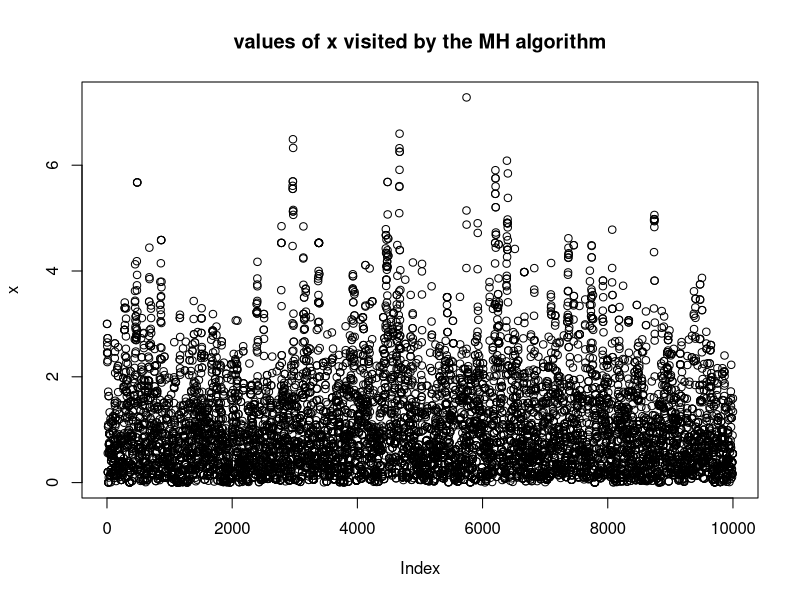
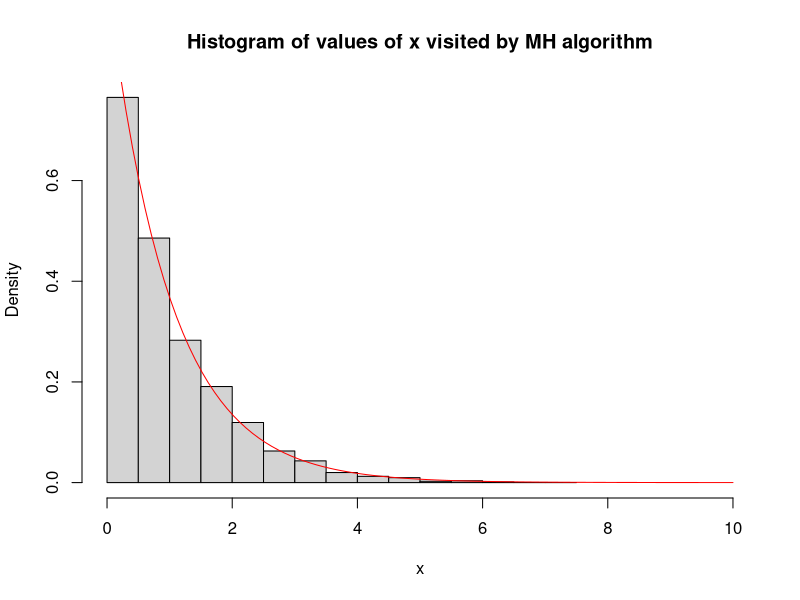
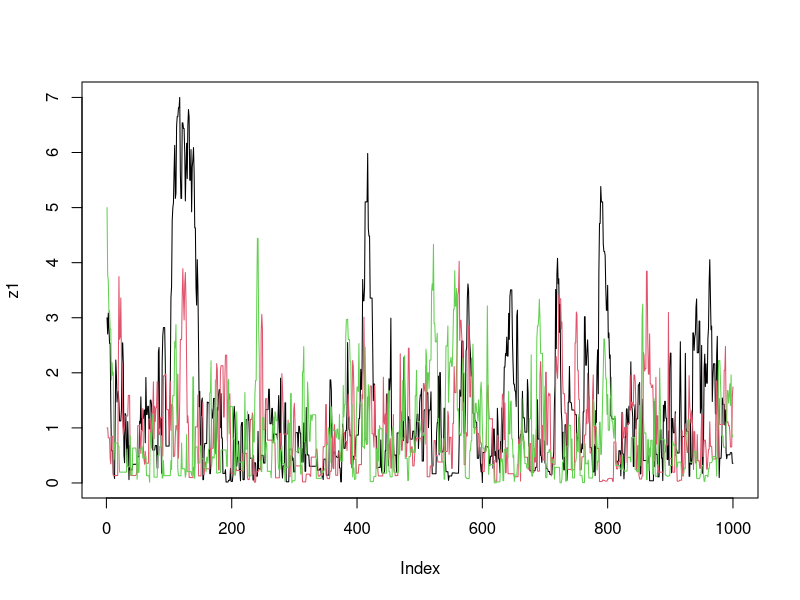

R code for these plots, in order: (Note: this script raises an error after producing the figures.)
## Función objetivo

target = function(x){
  return(ifelse(x<0,0,exp(-x)))
}


## Algoritmo MH, para Q simetrica,

x = rep(0,10000)
x[1] = 3     #initialize; I've set arbitrarily set this to 3
for(i in 2:10000){
  current_x = x[i-1]
  proposed_x = current_x + rnorm(1,mean=0,sd=1)
  A = target(proposed_x)/target(current_x) 
  if(runif(1)<A){
    x[i] = proposed_x       # accept move with probabily min(1,A)
  } else {
    x[i] = current_x        # otherwise "reject" move, and stay where we are
  }
}

## Having run this code we can plot the locations visited by the Markov 
## chain x (sometimes called a trace plot).

par(mfrow=c(1,1))
plot(x,main="values of x visited by the MH algorithm")

## Remember that we designed this algorithm to sample from an exponential 
## distribution. This means that (provided we ran the algorithm for long enough!) 
## the histogram of x should look like an exponential distribution. Here we check this:

hist(x,xlim=c(0,10),probability = TRUE, 
     main="Histogram of values of x visited by MH algorithm")
xx = seq(0,10,length=100)
lines(xx,target(xx),col="red")

#####################################################



log_exp_target = function(x){
  return(dexp(x,rate=1, log=TRUE))
}


##

easyMCMC = function(log_target, niter, startval, proposalsd){
  x = rep(0,niter)
  x[1] = startval     
  for(i in 2:niter){
    currentx = x[i-1]
    proposedx = rnorm(1,mean=currentx,sd=proposalsd) 
    A = exp(log_target(proposedx) - log_target(currentx))
    if(runif(1)<A){
      x[i] = proposedx       # accept move with probabily min(1,A)
    } else {
      x[i] = currentx        # otherwise "reject" move, and stay where we are
    }
  }
  return(x)
}

z1=easyMCMC(log_exp_target, 1000,3,1)
z2=easyMCMC(log_exp_target, 1000,1,1)
z3=easyMCMC(log_exp_target, 1000,5,1)

plot(z1,type="l")
lines(z2,col=2)
lines(z3,col=3)


##################
prior.mu <- 0
mu.1 <- 
sig.1 <- prior.scale
fhat <- deriv3(~ mu^(y + a - 1) * 
              exp(-mu * (1 + 1/b)) 
               / ((1/(1+1/b))^(y+a) * 
              gamma(y + a)), "mu", function.arg = TRUE)











